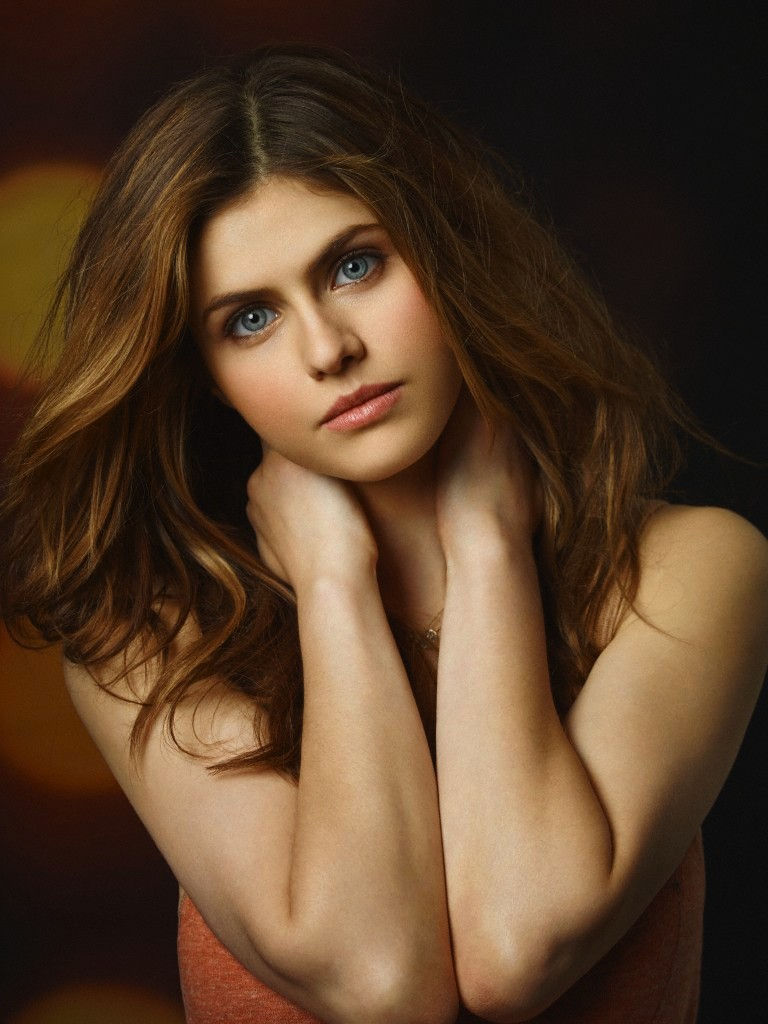
#> input picture Python/opencv/ad.jpg, 768 x 1024 px
$ python first.py
#> lines starting #> are read from the running program, lines starting #| are printed output that depends on the picture
import cv2
import matplotlib.pyplot as plt

img = cv2.imread('ad.jpg', 0)
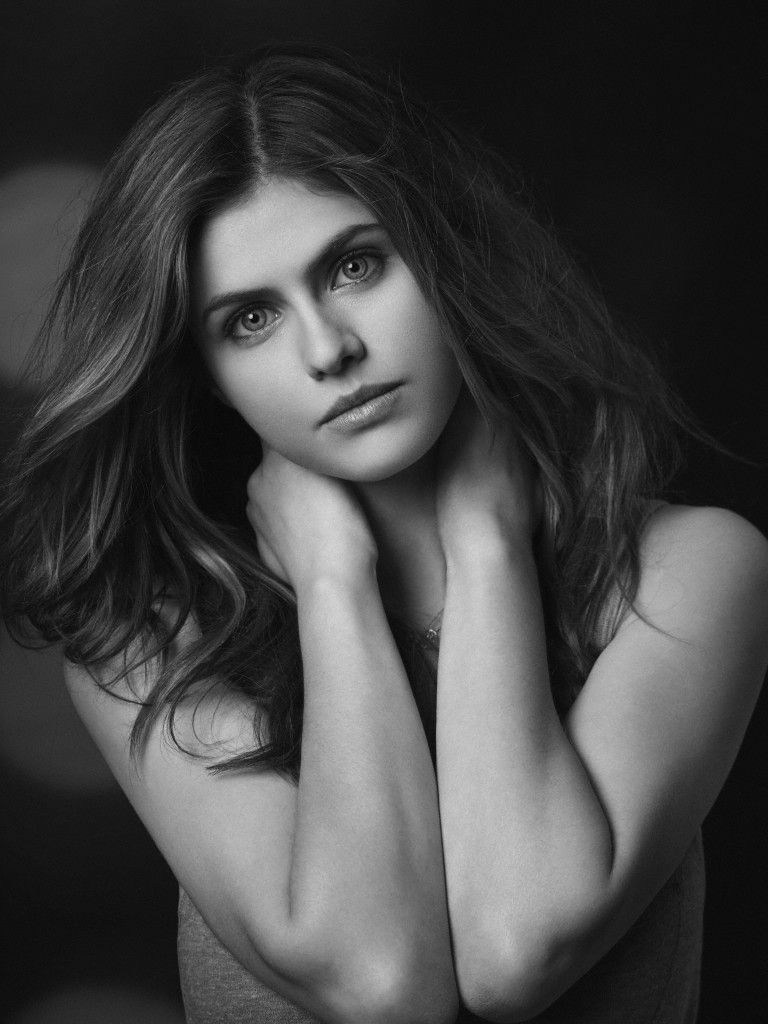
#> img: shape (1024, 768); min 0, max 226, mean 67.9
plt.imshow(img, cmap='gray', interpolation='bicubic')
plt.show()
